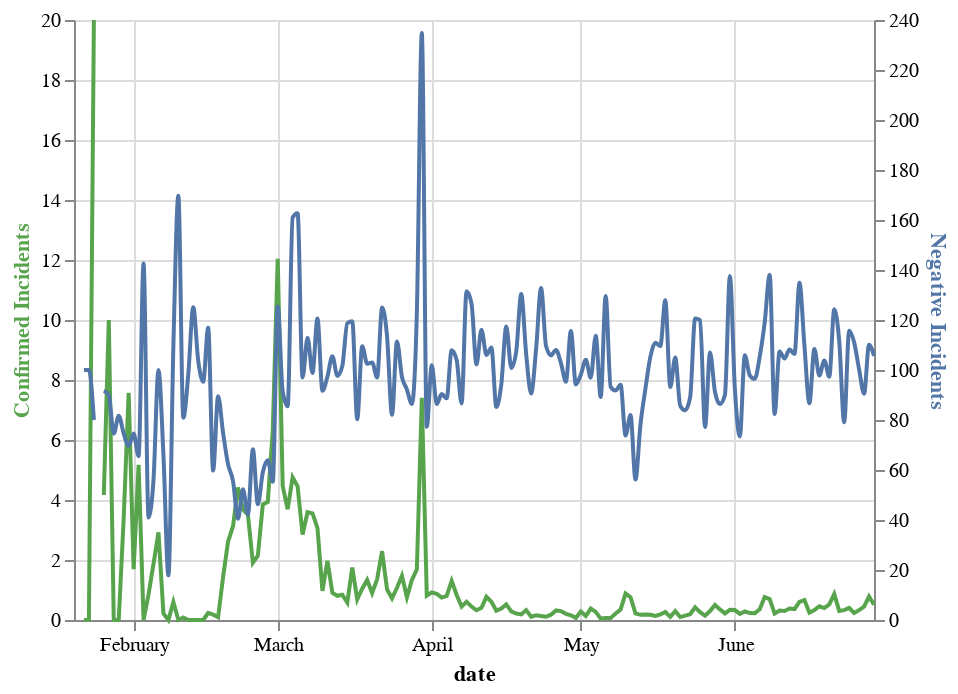

Notebook code for this chart:
### Code cell
base=alt.Chart(time_search_merge).mark_line(stroke='#57A44C').encode(
    alt.X('date:T'),
    alt.Y('IncidencePercent:Q',
          axis=alt.Axis(title='Confirmed Incidents', titleColor='#57A44C'))
 
)
line = base.mark_line(stroke='#5276A7', interpolate='monotone').encode(
    alt.Y('NegativeIncident:Q',
          axis=alt.Axis(title='Negative Incidents', titleColor='#5276A7'))
)

alt.layer(base, line).resolve_scale(
    y = 'independent'
)

### Figure 1 — Vega-Lite specification as saved in the notebook (floating-point values rounded to 4 significant figures; data arrays with more than 128 entries replaced by an {"elided": "..."} marker saying what was removed)
{"config": {"view": {"continuousWidth": 400, "continuousHeight": 300}}, "layer": [{"mark": {"type": "line", "stroke": "#57A44C"}, "encoding": {"x": {"type": "temporal", "field": "date"}, "y": {"type": "quantitative", "axis": {"title": "Confirmed Incidents", "titleColor": "#57A44C"}, "field": "IncidencePercent"}}}, {"mark": {"type": "line", "interpolate": "monotone", "stroke": "#5276A7"}, "encoding": {"x": {"type": "temporal", "field": "date"}, "y": {"type": "quantitative", "axis": {"title": "Negative Incidents", "titleColor": "#5276A7"}, "field": "NegativeIncident"}}}], "data": {"name": "data-1dd530124f8e258afb59560e1dca35c7"}, "resolve": {"scale": {"y": "independent"}}, "$schema": "https://vega.github.io/schema/vega-lite/v4.8.1.json", "datasets": {"data-1dd530124f8e258afb59560e1dca35c7": {"elided": "162 records"}}}
